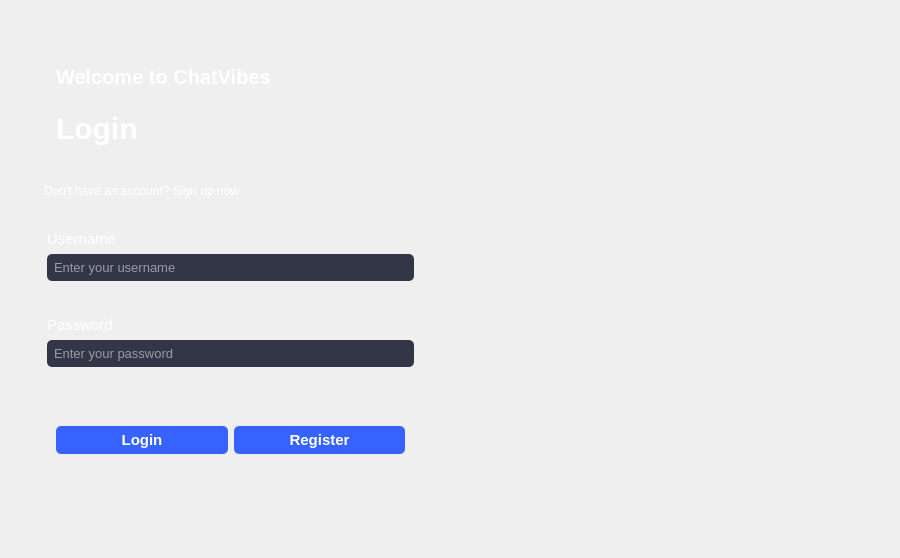
<?xml version="1.0" encoding="UTF-8"?>
<ui version="4.0">
 <class>loginForm</class>
 <widget class="QWidget" name="loginForm">
  <property name="geometry">
   <rect>
    <x>0</x>
    <y>0</y>
    <width>900</width>
    <height>558</height>
   </rect>
  </property>
  <property name="minimumSize">
   <size>
    <width>900</width>
    <height>558</height>
   </size>
  </property>
  <property name="maximumSize">
   <size>
    <width>900</width>
    <height>558</height>
   </size>
  </property>
  <property name="windowTitle">
   <string>Form</string>
  </property>
  <property name="styleSheet">
   <string notr="true"/>
  </property>
  <layout class="QHBoxLayout" name="horizontalLayout">
   <property name="spacing">
    <number>6</number>
   </property>
   <item>
    <layout class="QHBoxLayout" name="horizontalLayout_4">
     <property name="spacing">
      <number>32</number>
     </property>
     <property name="leftMargin">
      <number>12</number>
     </property>
     <property name="topMargin">
      <number>33</number>
     </property>
     <property name="rightMargin">
      <number>0</number>
     </property>
     <item>
      <widget class="QGroupBox" name="groupBox">
       <property name="sizePolicy">
        <sizepolicy hsizetype="Fixed" vsizetype="Preferred">
         <horstretch>0</horstretch>
         <verstretch>0</verstretch>
        </sizepolicy>
       </property>
       <property name="maximumSize">
        <size>
         <width>500</width>
         <height>16777215</height>
        </size>
       </property>
       <property name="styleSheet">
        <string notr="true">#groupBox { 
border : none ; 
}
</string>
       </property>
       <layout class="QVBoxLayout" name="verticalLayout">
        <property name="spacing">
         <number>26</number>
        </property>
        <property name="leftMargin">
         <number>18</number>
        </property>
        <property name="topMargin">
         <number>0</number>
        </property>
        <property name="rightMargin">
         <number>0</number>
        </property>
        <property name="bottomMargin">
         <number>0</number>
        </property>
        <item alignment="Qt::AlignTop">
         <widget class="QGroupBox" name="verticalGroupBox">
          <property name="styleSheet">
           <string notr="true">border :none;</string>
          </property>
          <layout class="QVBoxLayout" name="verticalLayout_9">
           <property name="spacing">
            <number>22</number>
           </property>
           <item>
            <widget class="QLabel" name="label">
             <property name="styleSheet">
              <string notr="true">font-size : 20px; 
font-weight : bold ; 
color : white ;</string>
             </property>
             <property name="text">
              <string>Welcome to ChatVibes</string>
             </property>
            </widget>
           </item>
           <item>
            <widget class="QLabel" name="label_2">
             <property name="sizePolicy">
              <sizepolicy hsizetype="Preferred" vsizetype="Fixed">
               <horstretch>0</horstretch>
               <verstretch>0</verstretch>
              </sizepolicy>
             </property>
             <property name="styleSheet">
              <string notr="true">#label_2 {
color:white;
font-size: 30px;
font-weight:bold

}</string>
             </property>
             <property name="text">
              <string>Login</string>
             </property>
            </widget>
           </item>
          </layout>
         </widget>
        </item>
        <item>
         <widget class="QLabel" name="label_3">
          <property name="sizePolicy">
           <sizepolicy hsizetype="Preferred" vsizetype="Fixed">
            <horstretch>0</horstretch>
            <verstretch>0</verstretch>
           </sizepolicy>
          </property>
          <property name="styleSheet">
           <string notr="true">#label_3 {
color:white;
font-size: 12px;

}</string>
          </property>
          <property name="text">
           <string>Don't have an account? Sign up now</string>
          </property>
         </widget>
        </item>
        <item>
         <widget class="QGroupBox" name="verticalGroupBox_5">
          <property name="sizePolicy">
           <sizepolicy hsizetype="Preferred" vsizetype="Fixed">
            <horstretch>0</horstretch>
            <verstretch>0</verstretch>
           </sizepolicy>
          </property>
          <property name="styleSheet">
           <string notr="true">border: none;
margin:0;
padding:0;</string>
          </property>
          <layout class="QVBoxLayout" name="verticalLayout_11">
           <property name="leftMargin">
            <number>0</number>
           </property>
           <property name="topMargin">
            <number>0</number>
           </property>
           <property name="rightMargin">
            <number>0</number>
           </property>
           <property name="bottomMargin">
            <number>0</number>
           </property>
           <item>
            <widget class="QLabel" name="label_7">
             <property name="sizePolicy">
              <sizepolicy hsizetype="Preferred" vsizetype="Fixed">
               <horstretch>0</horstretch>
               <verstretch>0</verstretch>
              </sizepolicy>
             </property>
             <property name="styleSheet">
              <string notr="true">#label_7 {
color:white;
font-size: 15px;

}</string>
             </property>
             <property name="text">
              <string>Username</string>
             </property>
            </widget>
           </item>
           <item>
            <widget class="QLineEdit" name="userNameLE">
             <property name="styleSheet">
              <string notr="true">color:white;
font-size: 13px;
border-radius: 5px;
	
	background-color: rgb(51, 54, 71);
padding:5px;
</string>
             </property>
             <property name="placeholderText">
              <string>Enter your username</string>
             </property>
            </widget>
           </item>
          </layout>
         </widget>
        </item>
        <item>
         <widget class="QGroupBox" name="verticalGroupBox_11">
          <property name="sizePolicy">
           <sizepolicy hsizetype="Preferred" vsizetype="Fixed">
            <horstretch>0</horstretch>
            <verstretch>0</verstretch>
           </sizepolicy>
          </property>
          <property name="styleSheet">
           <string notr="true">border: none;
margin:0;
padding:0;</string>
          </property>
          <layout class="QVBoxLayout" name="verticalLayout_20">
           <property name="leftMargin">
            <number>0</number>
           </property>
           <property name="topMargin">
            <number>0</number>
           </property>
           <property name="rightMargin">
            <number>0</number>
           </property>
           <property name="bottomMargin">
            <number>15</number>
           </property>
           <item>
            <widget class="QLabel" name="label_20">
             <property name="sizePolicy">
              <sizepolicy hsizetype="Preferred" vsizetype="Fixed">
               <horstretch>0</horstretch>
               <verstretch>0</verstretch>
              </sizepolicy>
             </property>
             <property name="styleSheet">
              <string notr="true">#label_20 {
color:white;
font-size: 15px;

}</string>
             </property>
             <property name="text">
              <string>Password</string>
             </property>
            </widget>
           </item>
           <item>
            <widget class="QLineEdit" name="passwordLE">
             <property name="styleSheet">
              <string notr="true">
color:white;
font-size: 13px;
border-radius: 5px;
	
	background-color: rgb(51, 54, 71);
padding:5px;
</string>
             </property>
             <property name="echoMode">
              <enum>QLineEdit::Password</enum>
             </property>
             <property name="placeholderText">
              <string>Enter your password</string>
             </property>
            </widget>
           </item>
          </layout>
         </widget>
        </item>
        <item>
         <widget class="QGroupBox" name="horizontalGroupBox">
          <property name="styleSheet">
           <string notr="true">border : none; </string>
          </property>
          <layout class="QHBoxLayout" name="horizontalLayout_3">
           <item>
            <widget class="QPushButton" name="LoginBtn">
             <property name="cursor">
              <cursorShape>PointingHandCursor</cursorShape>
             </property>
             <property name="styleSheet">
              <string notr="true">QPushButton{background-color :#3663fd ;
font-weight : bold ;
border-radius : 5px;
font-size : 15px; 
color:white;
padding: 5px;}
QPushButton:pressed {
    border: 2px solid blue;
}
</string>
             </property>
             <property name="text">
              <string>Login</string>
             </property>
            </widget>
           </item>
           <item>
            <widget class="QPushButton" name="pushButton_2">
             <property name="cursor">
              <cursorShape>PointingHandCursor</cursorShape>
             </property>
             <property name="styleSheet">
              <string notr="true">QPushButton{background-color :#3663fd ;
font-weight : bold ;
border-radius : 5px;
font-size : 15px; 
color:white;
padding: 5px;}
QPushButton:pressed {
    border: 2px solid blue;
}
</string>
             </property>
             <property name="text">
              <string>Register</string>
             </property>
            </widget>
           </item>
          </layout>
         </widget>
        </item>
        <item>
         <widget class="QLabel" name="loggedInSuccessfully">
          <property name="sizePolicy">
           <sizepolicy hsizetype="Preferred" vsizetype="Fixed">
            <horstretch>0</horstretch>
            <verstretch>0</verstretch>
           </sizepolicy>
          </property>
          <property name="styleSheet">
           <string notr="true">color : green ;</string>
          </property>
          <property name="text">
           <string/>
          </property>
         </widget>
        </item>
        <item>
         <spacer name="verticalSpacer">
          <property name="orientation">
           <enum>Qt::Vertical</enum>
          </property>
          <property name="sizeHint" stdset="0">
           <size>
            <width>20</width>
            <height>40</height>
           </size>
          </property>
         </spacer>
        </item>
       </layout>
      </widget>
     </item>
     <item>
      <spacer name="horizontalSpacer">
       <property name="orientation">
        <enum>Qt::Horizontal</enum>
       </property>
       <property name="sizeType">
        <enum>QSizePolicy::Maximum</enum>
       </property>
       <property name="sizeHint" stdset="0">
        <size>
         <width>40</width>
         <height>20</height>
        </size>
       </property>
      </spacer>
     </item>
     <item alignment="Qt::AlignTop">
      <widget class="QGroupBox" name="verticalGroupBox_2">
       <property name="styleSheet">
        <string notr="true">border : none ; </string>
       </property>
       <layout class="QVBoxLayout" name="verticalLayout_2">
        <property name="spacing">
         <number>36</number>
        </property>
        <property name="topMargin">
         <number>15</number>
        </property>
        <item alignment="Qt::AlignRight">
         <widget class="QPushButton" name="backButton">
          <property name="minimumSize">
           <size>
            <width>175</width>
            <height>41</height>
           </size>
          </property>
          <property name="cursor">
           <cursorShape>PointingHandCursor</cursorShape>
          </property>
          <property name="styleSheet">
           <string notr="true">image: url(:/imgs/left-arrow.png);
</string>
          </property>
          <property name="text">
           <string/>
          </property>
         </widget>
        </item>
        <item>
         <spacer name="verticalSpacer_3">
          <property name="orientation">
           <enum>Qt::Vertical</enum>
          </property>
          <property name="sizeType">
           <enum>QSizePolicy::Fixed</enum>
          </property>
          <property name="sizeHint" stdset="0">
           <size>
            <width>20</width>
            <height>19</height>
           </size>
          </property>
         </spacer>
        </item>
        <item>
         <widget class="QLabel" name="label_4">
          <property name="sizePolicy">
           <sizepolicy hsizetype="Fixed" vsizetype="Fixed">
            <horstretch>0</horstretch>
            <verstretch>0</verstretch>
           </sizepolicy>
          </property>
          <property name="minimumSize">
           <size>
            <width>300</width>
            <height>300</height>
           </size>
          </property>
          <property name="styleSheet">
           <string notr="true">image: url(:/imgs/loginPic.svg);
</string>
          </property>
          <property name="text">
           <string/>
          </property>
         </widget>
        </item>
       </layout>
      </widget>
     </item>
    </layout>
   </item>
  </layout>
 </widget>
 <resources/>
 <connections/>
</ui>
